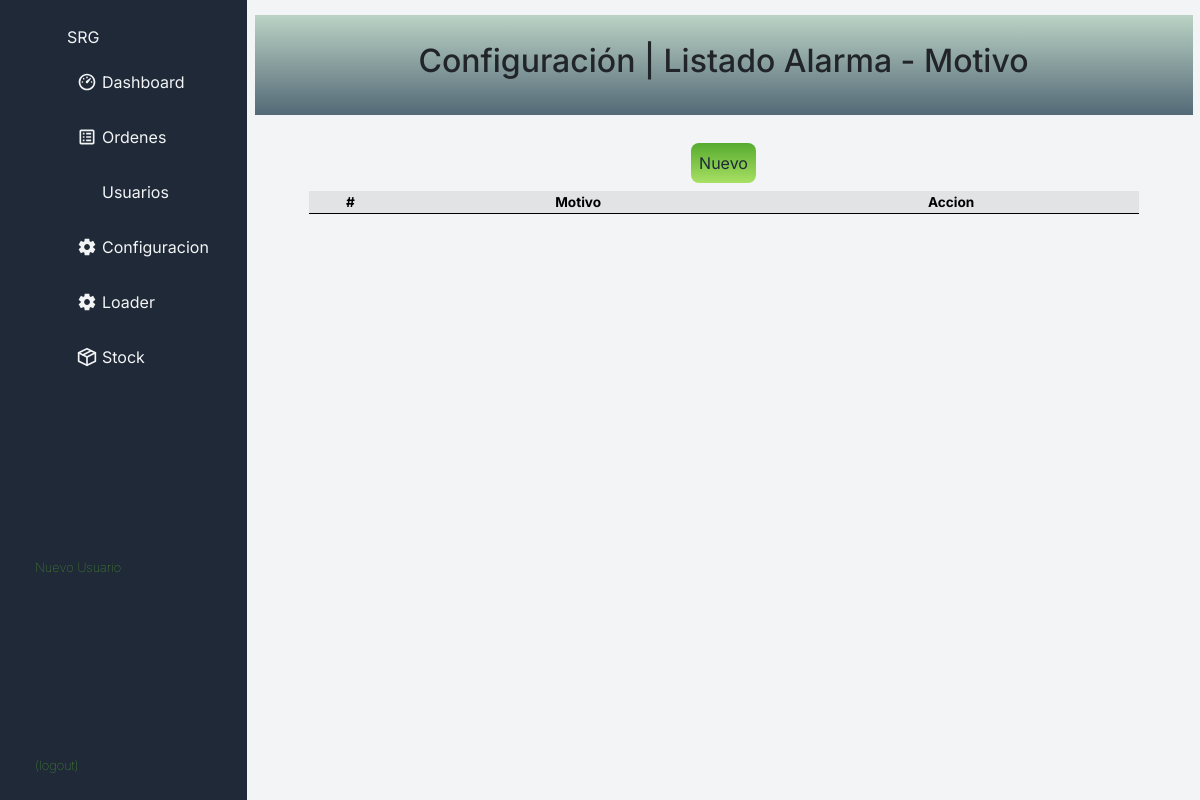
Page /Configuracion/config_alarma_motivo on the earlier database version.
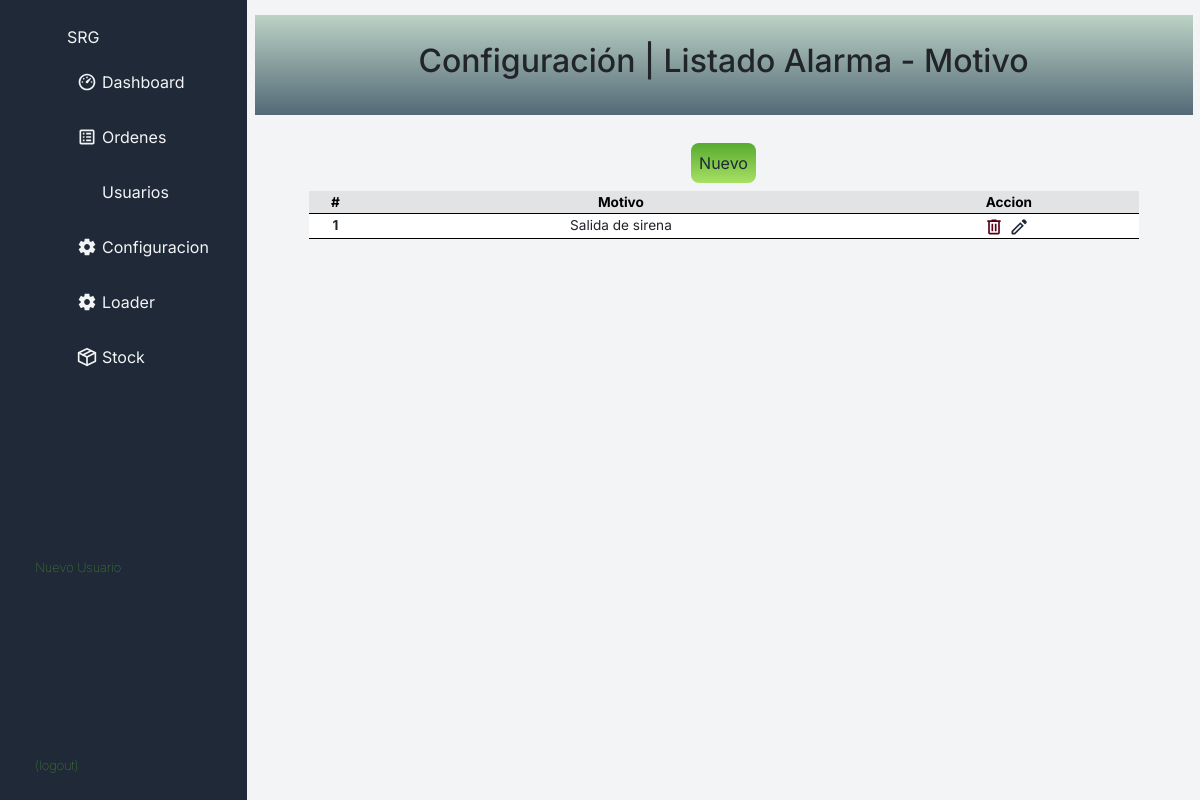
Same page on the later database version.
### Configuracion/models.py (models this page shows, shortened)
class MotivoAlarma(models.Model):
    motivoAlarma = models.CharField(max_length=60)

### Configuracion/views.py (the view)
# urls.py: path('config_alarma_motivo', views.config_alarma_motivo, name='config_alarma_motivo'),
def config_alarma_motivo(request):
    productos = MotivoAlarma.objects.all().order_by('motivoAlarma')
    return render(request, 'config_alarma_motivo.html', {'alarma_motivo': productos})

### Ordenes/templates/config_alarma_motivo.html (shortened to what this page needs)
{% extends 'base_principal.html' %}
{% load static %}
{% block bloque-main %}
<div class="cont-config-edit">
    <div class="titulo">
        <h2>Configuración | Listado Alarma - Motivo</h2>
    </div>
    <section>
    <button class="boton-comun agregar">
       <a href="{% url 'add_item_alarma_motivo' %}">Nuevo</a>
    </button>
    </section>
    <table class="table table-hover tabla-personalizada">
      <thead class="redondeada">
        <tr class=" table table-secondary">
          <th scope="col">#</th>
          <th scope="col">Motivo</th>
          <th scope="col">Accion</th>
        </tr>
      </thead>
      <tbody>
        {% for n in alarma_motivo %}
        <tr>
          <th scope="row">{{ forloop.counter }}</th>
          <td>{{n.motivoAlarma}}</td>
          <td><a href="{% url 'del_item_alarma_motivo' n.id %}"><img class="side-menu-icon bordeaux" src="{% static 'Ordenes/img/trash.svg' %}"
            alt="imagen"></a><a href="{% url 'edit_item_alarma_motivo' n.id %}"><img class="side-menu-icon oscuro" src="{% static 'Ordenes/img/edit.svg' %}"
              alt="imagen"></a></td>
        </tr>
        {% endfor %}
      </tbody>
    </table>
</div>
{% endblock %}

Differences in the rows shown:
added MotivoAlarma: motivoAlarma "Salida de sirena"
